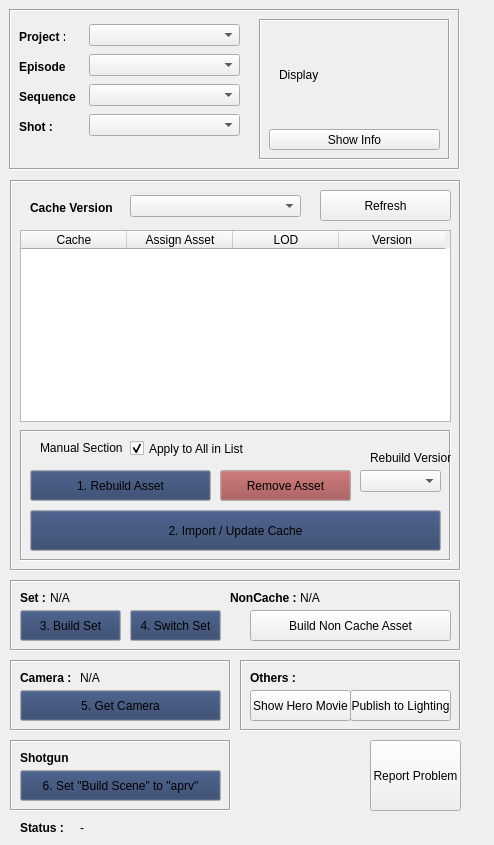
<?xml version="1.0" encoding="UTF-8"?>
<ui version="4.0">
 <class>ImportCacheWindow</class>
 <widget class="QMainWindow" name="ImportCacheWindow">
  <property name="geometry">
   <rect>
    <x>0</x>
    <y>0</y>
    <width>494</width>
    <height>845</height>
   </rect>
  </property>
  <property name="windowTitle">
   <string>PT Import Cache Tool v.1.0</string>
  </property>
  <widget class="QWidget" name="centralwidget">
   <widget class="QFrame" name="frame">
    <property name="geometry">
     <rect>
      <x>9</x>
      <y>9</y>
      <width>451</width>
      <height>161</height>
     </rect>
    </property>
    <property name="frameShape">
     <enum>QFrame::Box</enum>
    </property>
    <property name="frameShadow">
     <enum>QFrame::Sunken</enum>
    </property>
    <widget class="QLabel" name="label">
     <property name="geometry">
      <rect>
       <x>10</x>
       <y>20</y>
       <width>46</width>
       <height>16</height>
      </rect>
     </property>
     <property name="font">
      <font>
       <weight>75</weight>
       <bold>true</bold>
      </font>
     </property>
     <property name="text">
      <string>Project : </string>
     </property>
    </widget>
    <widget class="QLabel" name="label_4">
     <property name="geometry">
      <rect>
       <x>10</x>
       <y>50</y>
       <width>51</width>
       <height>16</height>
      </rect>
     </property>
     <property name="font">
      <font>
       <weight>75</weight>
       <bold>true</bold>
      </font>
     </property>
     <property name="text">
      <string>Episode : </string>
     </property>
    </widget>
    <widget class="QLabel" name="label_5">
     <property name="geometry">
      <rect>
       <x>10</x>
       <y>80</y>
       <width>61</width>
       <height>16</height>
      </rect>
     </property>
     <property name="font">
      <font>
       <weight>75</weight>
       <bold>true</bold>
      </font>
     </property>
     <property name="text">
      <string>Sequence : </string>
     </property>
    </widget>
    <widget class="QLabel" name="label_7">
     <property name="geometry">
      <rect>
       <x>10</x>
       <y>110</y>
       <width>46</width>
       <height>16</height>
      </rect>
     </property>
     <property name="font">
      <font>
       <weight>75</weight>
       <bold>true</bold>
      </font>
     </property>
     <property name="text">
      <string>Shot : </string>
     </property>
    </widget>
    <widget class="QComboBox" name="project_comboBox">
     <property name="geometry">
      <rect>
       <x>80</x>
       <y>15</y>
       <width>151</width>
       <height>22</height>
      </rect>
     </property>
    </widget>
    <widget class="QComboBox" name="episode_comboBox">
     <property name="geometry">
      <rect>
       <x>80</x>
       <y>45</y>
       <width>151</width>
       <height>22</height>
      </rect>
     </property>
    </widget>
    <widget class="QComboBox" name="sequence_comboBox">
     <property name="geometry">
      <rect>
       <x>80</x>
       <y>75</y>
       <width>151</width>
       <height>22</height>
      </rect>
     </property>
    </widget>
    <widget class="QComboBox" name="shot_comboBox">
     <property name="geometry">
      <rect>
       <x>80</x>
       <y>105</y>
       <width>151</width>
       <height>22</height>
      </rect>
     </property>
    </widget>
    <widget class="QFrame" name="frame_6">
     <property name="geometry">
      <rect>
       <x>250</x>
       <y>10</y>
       <width>191</width>
       <height>141</height>
      </rect>
     </property>
     <property name="frameShape">
      <enum>QFrame::Box</enum>
     </property>
     <property name="frameShadow">
      <enum>QFrame::Sunken</enum>
     </property>
     <widget class="QPushButton" name="showInfo_pushButton">
      <property name="geometry">
       <rect>
        <x>10</x>
        <y>110</y>
        <width>171</width>
        <height>21</height>
       </rect>
      </property>
      <property name="text">
       <string>Show Info</string>
      </property>
     </widget>
     <widget class="QLabel" name="icon_label">
      <property name="geometry">
       <rect>
        <x>20</x>
        <y>5</y>
        <width>151</width>
        <height>101</height>
       </rect>
      </property>
      <property name="font">
       <font>
        <weight>50</weight>
        <bold>false</bold>
       </font>
      </property>
      <property name="text">
       <string>Display</string>
      </property>
     </widget>
    </widget>
   </widget>
   <widget class="QFrame" name="frame_2">
    <property name="geometry">
     <rect>
      <x>10</x>
      <y>180</y>
      <width>451</width>
      <height>391</height>
     </rect>
    </property>
    <property name="frameShape">
     <enum>QFrame::Box</enum>
    </property>
    <property name="frameShadow">
     <enum>QFrame::Sunken</enum>
    </property>
    <widget class="QLabel" name="label_3">
     <property name="geometry">
      <rect>
       <x>20</x>
       <y>20</y>
       <width>101</width>
       <height>16</height>
      </rect>
     </property>
     <property name="font">
      <font>
       <weight>75</weight>
       <bold>true</bold>
      </font>
     </property>
     <property name="text">
      <string>Cache Version</string>
     </property>
    </widget>
    <widget class="QComboBox" name="cache_comboBox">
     <property name="geometry">
      <rect>
       <x>120</x>
       <y>15</y>
       <width>171</width>
       <height>22</height>
      </rect>
     </property>
    </widget>
    <widget class="QTableWidget" name="asset_tableWidget">
     <property name="geometry">
      <rect>
       <x>10</x>
       <y>50</y>
       <width>431</width>
       <height>192</height>
      </rect>
     </property>
     <property name="contextMenuPolicy">
      <enum>Qt::CustomContextMenu</enum>
     </property>
     <attribute name="horizontalHeaderVisible">
      <bool>true</bool>
     </attribute>
     <attribute name="horizontalHeaderCascadingSectionResizes">
      <bool>false</bool>
     </attribute>
     <attribute name="horizontalHeaderDefaultSectionSize">
      <number>106</number>
     </attribute>
     <attribute name="horizontalHeaderHighlightSections">
      <bool>true</bool>
     </attribute>
     <attribute name="verticalHeaderVisible">
      <bool>true</bool>
     </attribute>
     <column>
      <property name="text">
       <string>Cache</string>
      </property>
     </column>
     <column>
      <property name="text">
       <string>Assign Asset</string>
      </property>
     </column>
     <column>
      <property name="text">
       <string>LOD</string>
      </property>
     </column>
     <column>
      <property name="text">
       <string>Version</string>
      </property>
     </column>
    </widget>
    <widget class="QFrame" name="frame_3">
     <property name="geometry">
      <rect>
       <x>10</x>
       <y>250</y>
       <width>431</width>
       <height>131</height>
      </rect>
     </property>
     <property name="frameShape">
      <enum>QFrame::Box</enum>
     </property>
     <property name="frameShadow">
      <enum>QFrame::Sunken</enum>
     </property>
     <widget class="QPushButton" name="removeAsset_pushButton">
      <property name="geometry">
       <rect>
        <x>200</x>
        <y>40</y>
        <width>131</width>
        <height>31</height>
       </rect>
      </property>
      <property name="palette">
       <palette>
        <active>
         <colorrole role="Button">
          <brush brushstyle="SolidPattern">
           <color alpha="255">
            <red>156</red>
            <green>70</green>
            <blue>71</blue>
           </color>
          </brush>
         </colorrole>
        </active>
        <inactive>
         <colorrole role="Button">
          <brush brushstyle="SolidPattern">
           <color alpha="255">
            <red>156</red>
            <green>70</green>
            <blue>71</blue>
           </color>
          </brush>
         </colorrole>
        </inactive>
        <disabled>
         <colorrole role="Button">
          <brush brushstyle="SolidPattern">
           <color alpha="255">
            <red>156</red>
            <green>70</green>
            <blue>71</blue>
           </color>
          </brush>
         </colorrole>
        </disabled>
       </palette>
      </property>
      <property name="text">
       <string>Remove Asset</string>
      </property>
     </widget>
     <widget class="QPushButton" name="rebuildAsset_pushButton">
      <property name="geometry">
       <rect>
        <x>10</x>
        <y>40</y>
        <width>181</width>
        <height>31</height>
       </rect>
      </property>
      <property name="palette">
       <palette>
        <active>
         <colorrole role="Button">
          <brush brushstyle="SolidPattern">
           <color alpha="255">
            <red>40</red>
            <green>60</green>
            <blue>100</blue>
           </color>
          </brush>
         </colorrole>
        </active>
        <inactive>
         <colorrole role="Button">
          <brush brushstyle="SolidPattern">
           <color alpha="255">
            <red>40</red>
            <green>60</green>
            <blue>100</blue>
           </color>
          </brush>
         </colorrole>
        </inactive>
        <disabled>
         <colorrole role="Button">
          <brush brushstyle="SolidPattern">
           <color alpha="255">
            <red>40</red>
            <green>60</green>
            <blue>100</blue>
           </color>
          </brush>
         </colorrole>
        </disabled>
       </palette>
      </property>
      <property name="text">
       <string>1. Rebuild Asset</string>
      </property>
     </widget>
     <widget class="QPushButton" name="importCache_pushButton">
      <property name="geometry">
       <rect>
        <x>10</x>
        <y>80</y>
        <width>411</width>
        <height>41</height>
       </rect>
      </property>
      <property name="palette">
       <palette>
        <active>
         <colorrole role="Button">
          <brush brushstyle="SolidPattern">
           <color alpha="255">
            <red>40</red>
            <green>60</green>
            <blue>100</blue>
           </color>
          </brush>
         </colorrole>
        </active>
        <inactive>
         <colorrole role="Button">
          <brush brushstyle="SolidPattern">
           <color alpha="255">
            <red>40</red>
            <green>60</green>
            <blue>100</blue>
           </color>
          </brush>
         </colorrole>
        </inactive>
        <disabled>
         <colorrole role="Button">
          <brush brushstyle="SolidPattern">
           <color alpha="255">
            <red>40</red>
            <green>60</green>
            <blue>100</blue>
           </color>
          </brush>
         </colorrole>
        </disabled>
       </palette>
      </property>
      <property name="text">
       <string>2. Import / Update Cache</string>
      </property>
     </widget>
     <widget class="QCheckBox" name="all_checkBox">
      <property name="geometry">
       <rect>
        <x>110</x>
        <y>10</y>
        <width>141</width>
        <height>17</height>
       </rect>
      </property>
      <property name="text">
       <string>Apply to All in List</string>
      </property>
      <property name="checked">
       <bool>true</bool>
      </property>
     </widget>
     <widget class="QComboBox" name="assetVersion_comboBox">
      <property name="geometry">
       <rect>
        <x>340</x>
        <y>40</y>
        <width>81</width>
        <height>22</height>
       </rect>
      </property>
     </widget>
     <widget class="QLabel" name="label_8">
      <property name="geometry">
       <rect>
        <x>350</x>
        <y>20</y>
        <width>81</width>
        <height>16</height>
       </rect>
      </property>
      <property name="font">
       <font>
        <weight>50</weight>
        <bold>false</bold>
       </font>
      </property>
      <property name="text">
       <string>Rebuild Version</string>
      </property>
     </widget>
     <widget class="QLabel" name="label_9">
      <property name="geometry">
       <rect>
        <x>20</x>
        <y>10</y>
        <width>111</width>
        <height>16</height>
       </rect>
      </property>
      <property name="font">
       <font>
        <weight>50</weight>
        <bold>false</bold>
       </font>
      </property>
      <property name="text">
       <string>Manual Section</string>
      </property>
     </widget>
    </widget>
    <widget class="QPushButton" name="refresh_pushButton">
     <property name="geometry">
      <rect>
       <x>310</x>
       <y>10</y>
       <width>131</width>
       <height>31</height>
      </rect>
     </property>
     <property name="text">
      <string>Refresh</string>
     </property>
    </widget>
   </widget>
   <widget class="QLabel" name="label_6">
    <property name="geometry">
     <rect>
      <x>20</x>
      <y>820</y>
      <width>46</width>
      <height>16</height>
     </rect>
    </property>
    <property name="font">
     <font>
      <weight>75</weight>
      <bold>true</bold>
     </font>
    </property>
    <property name="text">
     <string>Status : </string>
    </property>
   </widget>
   <widget class="QLabel" name="status_label">
    <property name="geometry">
     <rect>
      <x>80</x>
      <y>820</y>
      <width>201</width>
      <height>16</height>
     </rect>
    </property>
    <property name="font">
     <font>
      <weight>50</weight>
      <bold>false</bold>
     </font>
    </property>
    <property name="text">
     <string>-</string>
    </property>
   </widget>
   <widget class="QFrame" name="frame_4">
    <property name="geometry">
     <rect>
      <x>10</x>
      <y>580</y>
      <width>451</width>
      <height>71</height>
     </rect>
    </property>
    <property name="frameShape">
     <enum>QFrame::Box</enum>
    </property>
    <property name="frameShadow">
     <enum>QFrame::Sunken</enum>
    </property>
    <widget class="QPushButton" name="buildSet_pushButton">
     <property name="geometry">
      <rect>
       <x>10</x>
       <y>30</y>
       <width>101</width>
       <height>31</height>
      </rect>
     </property>
     <property name="palette">
      <palette>
       <active>
        <colorrole role="Button">
         <brush brushstyle="SolidPattern">
          <color alpha="255">
           <red>40</red>
           <green>60</green>
           <blue>100</blue>
          </color>
         </brush>
        </colorrole>
       </active>
       <inactive>
        <colorrole role="Button">
         <brush brushstyle="SolidPattern">
          <color alpha="255">
           <red>40</red>
           <green>60</green>
           <blue>100</blue>
          </color>
         </brush>
        </colorrole>
       </inactive>
       <disabled>
        <colorrole role="Button">
         <brush brushstyle="SolidPattern">
          <color alpha="255">
           <red>40</red>
           <green>60</green>
           <blue>100</blue>
          </color>
         </brush>
        </colorrole>
       </disabled>
      </palette>
     </property>
     <property name="text">
      <string>3. Build Set</string>
     </property>
    </widget>
    <widget class="QLabel" name="label_10">
     <property name="geometry">
      <rect>
       <x>10</x>
       <y>10</y>
       <width>31</width>
       <height>16</height>
      </rect>
     </property>
     <property name="font">
      <font>
       <weight>75</weight>
       <bold>true</bold>
      </font>
     </property>
     <property name="text">
      <string>Set : </string>
     </property>
    </widget>
    <widget class="QLabel" name="set_label">
     <property name="geometry">
      <rect>
       <x>40</x>
       <y>10</y>
       <width>171</width>
       <height>16</height>
      </rect>
     </property>
     <property name="font">
      <font>
       <weight>50</weight>
       <bold>false</bold>
      </font>
     </property>
     <property name="text">
      <string>N/A</string>
     </property>
    </widget>
    <widget class="QPushButton" name="buildNonCache_pushButton">
     <property name="geometry">
      <rect>
       <x>240</x>
       <y>30</y>
       <width>201</width>
       <height>31</height>
      </rect>
     </property>
     <property name="text">
      <string>Build Non Cache Asset</string>
     </property>
    </widget>
    <widget class="QLabel" name="label_25">
     <property name="geometry">
      <rect>
       <x>220</x>
       <y>10</y>
       <width>71</width>
       <height>16</height>
      </rect>
     </property>
     <property name="font">
      <font>
       <weight>75</weight>
       <bold>true</bold>
      </font>
     </property>
     <property name="text">
      <string>NonCache : </string>
     </property>
    </widget>
    <widget class="QLabel" name="nonCache_label">
     <property name="geometry">
      <rect>
       <x>290</x>
       <y>10</y>
       <width>171</width>
       <height>16</height>
      </rect>
     </property>
     <property name="font">
      <font>
       <weight>50</weight>
       <bold>false</bold>
      </font>
     </property>
     <property name="text">
      <string>N/A</string>
     </property>
    </widget>
    <widget class="QPushButton" name="switchSet_pushButton">
     <property name="geometry">
      <rect>
       <x>120</x>
       <y>30</y>
       <width>91</width>
       <height>31</height>
      </rect>
     </property>
     <property name="palette">
      <palette>
       <active>
        <colorrole role="Button">
         <brush brushstyle="SolidPattern">
          <color alpha="255">
           <red>40</red>
           <green>60</green>
           <blue>100</blue>
          </color>
         </brush>
        </colorrole>
       </active>
       <inactive>
        <colorrole role="Button">
         <brush brushstyle="SolidPattern">
          <color alpha="255">
           <red>40</red>
           <green>60</green>
           <blue>100</blue>
          </color>
         </brush>
        </colorrole>
       </inactive>
       <disabled>
        <colorrole role="Button">
         <brush brushstyle="SolidPattern">
          <color alpha="255">
           <red>40</red>
           <green>60</green>
           <blue>100</blue>
          </color>
         </brush>
        </colorrole>
       </disabled>
      </palette>
     </property>
     <property name="text">
      <string>4. Switch Set</string>
     </property>
    </widget>
   </widget>
   <widget class="QFrame" name="frame_5">
    <property name="geometry">
     <rect>
      <x>10</x>
      <y>660</y>
      <width>221</width>
      <height>71</height>
     </rect>
    </property>
    <property name="frameShape">
     <enum>QFrame::Box</enum>
    </property>
    <property name="frameShadow">
     <enum>QFrame::Sunken</enum>
    </property>
    <widget class="QPushButton" name="getCamera_pushButton">
     <property name="geometry">
      <rect>
       <x>10</x>
       <y>30</y>
       <width>201</width>
       <height>31</height>
      </rect>
     </property>
     <property name="palette">
      <palette>
       <active>
        <colorrole role="Button">
         <brush brushstyle="SolidPattern">
          <color alpha="255">
           <red>40</red>
           <green>60</green>
           <blue>100</blue>
          </color>
         </brush>
        </colorrole>
       </active>
       <inactive>
        <colorrole role="Button">
         <brush brushstyle="SolidPattern">
          <color alpha="255">
           <red>40</red>
           <green>60</green>
           <blue>100</blue>
          </color>
         </brush>
        </colorrole>
       </inactive>
       <disabled>
        <colorrole role="Button">
         <brush brushstyle="SolidPattern">
          <color alpha="255">
           <red>40</red>
           <green>60</green>
           <blue>100</blue>
          </color>
         </brush>
        </colorrole>
       </disabled>
      </palette>
     </property>
     <property name="text">
      <string>5. Get Camera</string>
     </property>
    </widget>
    <widget class="QLabel" name="label_11">
     <property name="geometry">
      <rect>
       <x>10</x>
       <y>10</y>
       <width>51</width>
       <height>16</height>
      </rect>
     </property>
     <property name="font">
      <font>
       <weight>75</weight>
       <bold>true</bold>
      </font>
     </property>
     <property name="text">
      <string>Camera : </string>
     </property>
    </widget>
    <widget class="QLabel" name="camera_label">
     <property name="geometry">
      <rect>
       <x>70</x>
       <y>10</y>
       <width>121</width>
       <height>16</height>
      </rect>
     </property>
     <property name="font">
      <font>
       <weight>50</weight>
       <bold>false</bold>
      </font>
     </property>
     <property name="text">
      <string>N/A</string>
     </property>
    </widget>
   </widget>
   <widget class="QFrame" name="frame_8">
    <property name="geometry">
     <rect>
      <x>10</x>
      <y>740</y>
      <width>221</width>
      <height>71</height>
     </rect>
    </property>
    <property name="frameShape">
     <enum>QFrame::Box</enum>
    </property>
    <property name="frameShadow">
     <enum>QFrame::Sunken</enum>
    </property>
    <widget class="QPushButton" name="sg_pushButton">
     <property name="geometry">
      <rect>
       <x>10</x>
       <y>30</y>
       <width>201</width>
       <height>31</height>
      </rect>
     </property>
     <property name="palette">
      <palette>
       <active>
        <colorrole role="Button">
         <brush brushstyle="SolidPattern">
          <color alpha="255">
           <red>40</red>
           <green>60</green>
           <blue>100</blue>
          </color>
         </brush>
        </colorrole>
       </active>
       <inactive>
        <colorrole role="Button">
         <brush brushstyle="SolidPattern">
          <color alpha="255">
           <red>40</red>
           <green>60</green>
           <blue>100</blue>
          </color>
         </brush>
        </colorrole>
       </inactive>
       <disabled>
        <colorrole role="Button">
         <brush brushstyle="SolidPattern">
          <color alpha="255">
           <red>40</red>
           <green>60</green>
           <blue>100</blue>
          </color>
         </brush>
        </colorrole>
       </disabled>
      </palette>
     </property>
     <property name="text">
      <string>6. Set &quot;Build Scene&quot; to &quot;aprv&quot;</string>
     </property>
    </widget>
    <widget class="QLabel" name="label_17">
     <property name="geometry">
      <rect>
       <x>10</x>
       <y>10</y>
       <width>61</width>
       <height>16</height>
      </rect>
     </property>
     <property name="font">
      <font>
       <weight>75</weight>
       <bold>true</bold>
      </font>
     </property>
     <property name="text">
      <string>Shotgun</string>
     </property>
    </widget>
   </widget>
   <widget class="QFrame" name="frame_9">
    <property name="geometry">
     <rect>
      <x>240</x>
      <y>660</y>
      <width>221</width>
      <height>71</height>
     </rect>
    </property>
    <property name="frameShape">
     <enum>QFrame::Box</enum>
    </property>
    <property name="frameShadow">
     <enum>QFrame::Sunken</enum>
    </property>
    <widget class="QLabel" name="label_31">
     <property name="geometry">
      <rect>
       <x>10</x>
       <y>10</y>
       <width>111</width>
       <height>16</height>
      </rect>
     </property>
     <property name="font">
      <font>
       <weight>75</weight>
       <bold>true</bold>
      </font>
     </property>
     <property name="text">
      <string>Others : </string>
     </property>
    </widget>
    <widget class="QPushButton" name="showPlayblast_pushButton">
     <property name="geometry">
      <rect>
       <x>10</x>
       <y>30</y>
       <width>101</width>
       <height>31</height>
      </rect>
     </property>
     <property name="text">
      <string>Show Hero Movie</string>
     </property>
    </widget>
    <widget class="QPushButton" name="publish_pushButton">
     <property name="geometry">
      <rect>
       <x>110</x>
       <y>30</y>
       <width>101</width>
       <height>31</height>
      </rect>
     </property>
     <property name="text">
      <string>Publish to Lighting</string>
     </property>
    </widget>
   </widget>
   <widget class="QPushButton" name="reportProblem_pushButton">
    <property name="geometry">
     <rect>
      <x>370</x>
      <y>740</y>
      <width>91</width>
      <height>71</height>
     </rect>
    </property>
    <property name="text">
     <string>Report Problem</string>
    </property>
   </widget>
  </widget>
 </widget>
 <resources/>
 <connections/>
</ui>
